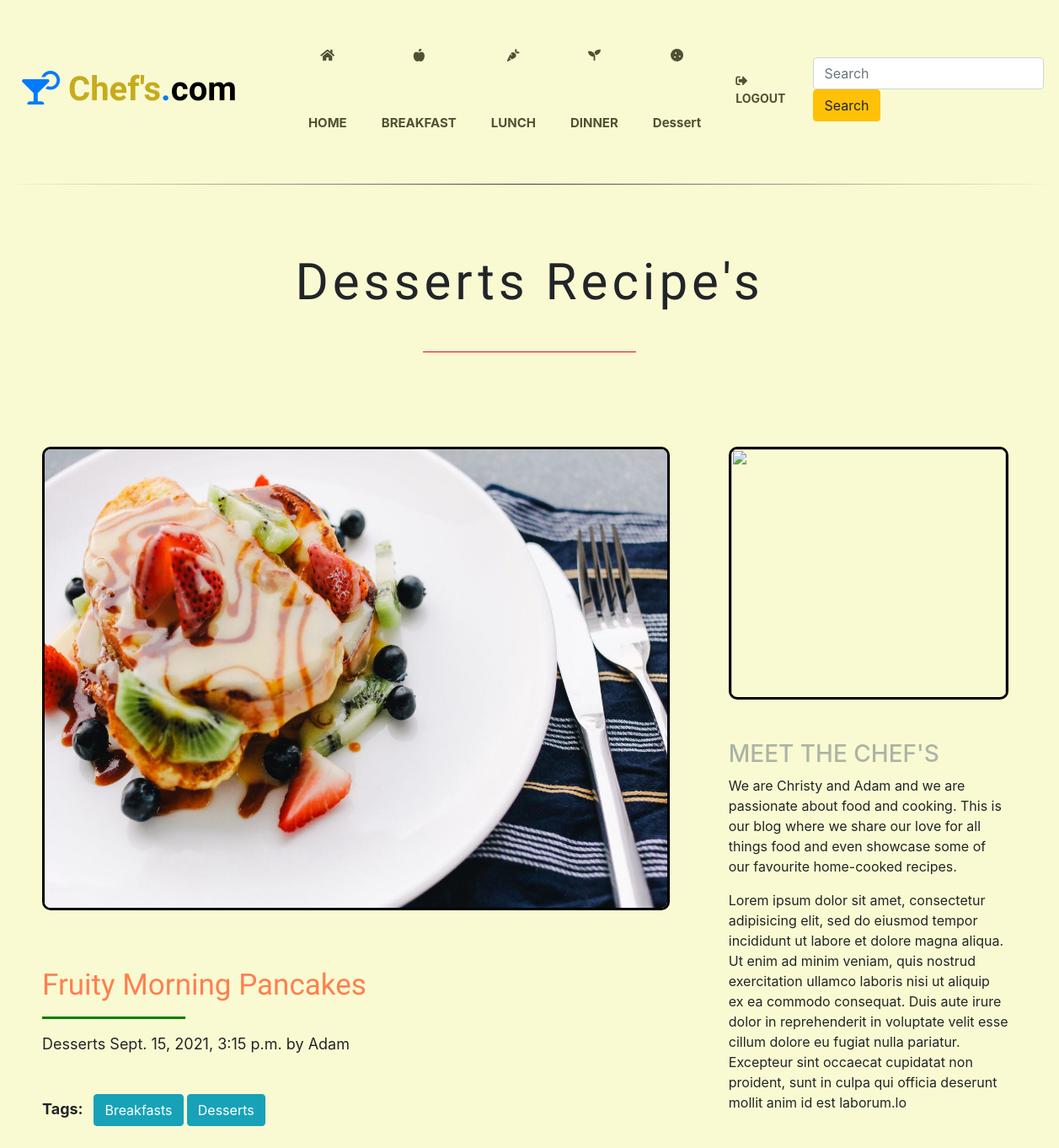
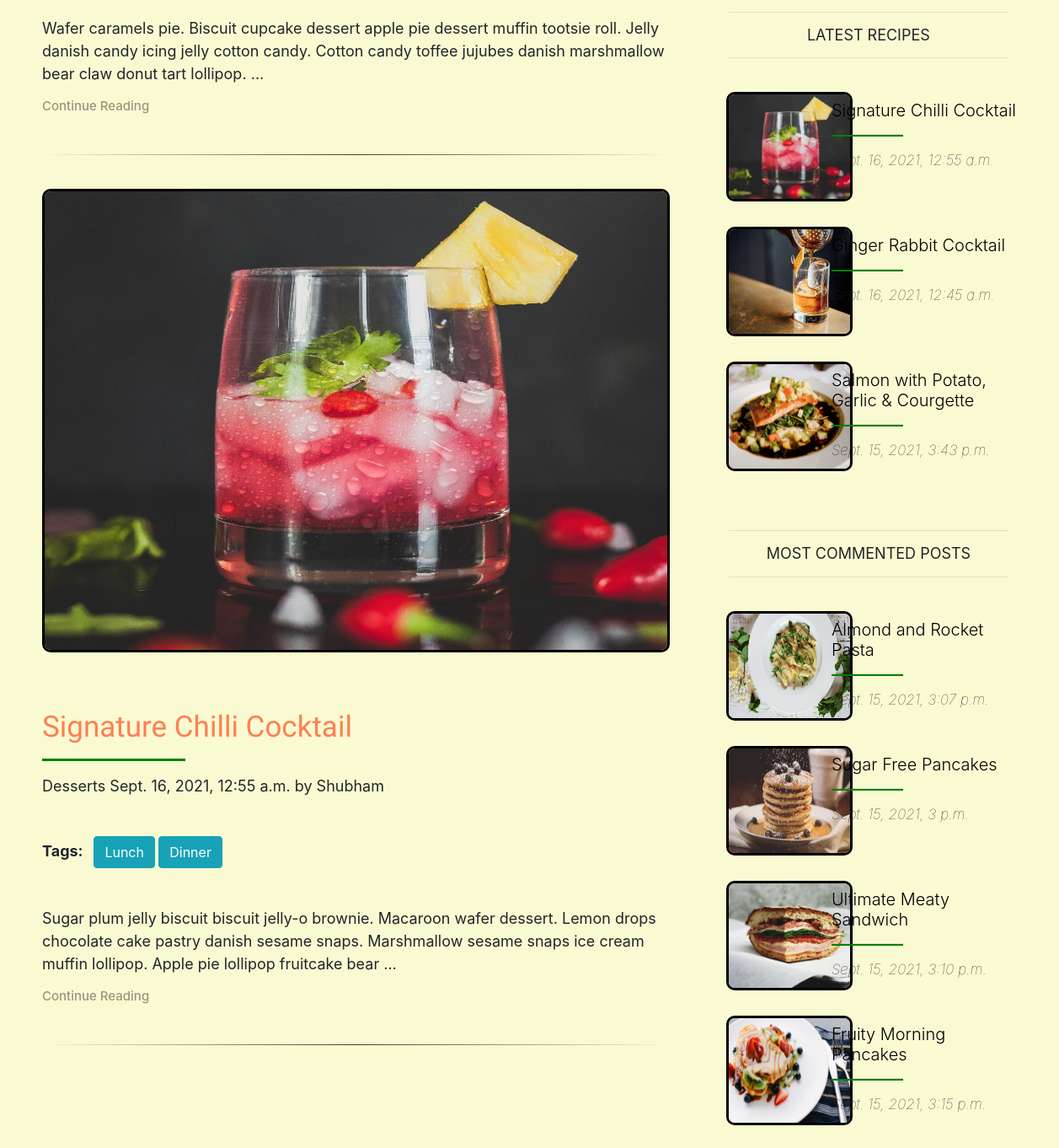
Page /dessert/ on the committed database (2 pictures, top to bottom).
### testApp/models.py (models this page shows, shortened)
class Post(models.Model):
    STATUS_CHOICES = (('draft', 'Draft'), ('published', 'Published'))
    title = models.CharField(max_length=500)
    category = models.CharField(max_length=500)
    slug = models.SlugField(max_length=500, unique_for_date='publish')
    author = models.ForeignKey(User, related_name='blog_post',null=True, on_delete=models.CASCADE)
    user_detail = models.TextField()
    user_image = models.ImageField(upload_to='post_img',max_length=500,default=None,null=True,blank=True)
    body = models.TextField()
    publish = models.DateTimeField(default=timezone.now)
    created = models.DateTimeField(auto_now_add=True)
    updated = models.DateTimeField(auto_now=True)
    status = models.CharField(max_length=10,choices=STATUS_CHOICES,default='draft')
    image = models.ImageField(upload_to='post_img',max_length=500,default=None,null=True,blank=True)
    objects = CustomManager()
    tags = TaggableManager()
    class Meta:
        ordering = [
            'publish',
        ]
    def get_absolute_url(self):
        return reverse('post_detail',args=[self.publish.year,self.publish.strftime('%m'),self.publish.strftime('%d'), self.slug])

### testApp/views.py (the view)
# urls.py: path('dessert/', views.dessert_view),
def dessert_view(request, tag_slug=None):
    post_list = Post.objects.all().filter(category='Desserts')
    tag = None
    if tag_slug:
        tag = get_object_or_404(Tag, slug=tag_slug)
        post_list = post_list.filter(tags__in=[tag])
    paginator = Paginator(post_list, 2)
    page_number = request.GET.get('page')
    try:
        post_list = paginator.page(page_number)
    except PageNotAnInteger:
        post_list = paginator.page(1)
    except EmptyPage:
        post_list = paginator.page(paginator.num_pages)
    return render(request, 'testApp/category.html', {'post_list': post_list, 'tag': tag})

### testApp/models.py (called while the page is built)
    def get_queryset(self):
        return super().get_queryset().filter(status='published')

### testApp/templatetags/blog_tags.py (called while the page is built)
@register.inclusion_tag('testApp/latest_posts.html')
def show_latest_posts(count=3):
    latest_posts = Post.objects.order_by('-publish')[:count]
    return {'latest_posts':latest_posts}

@register.simple_tag()
def get_most_commented_posts(count=4):
    return Post.objects.annotate(total_comments=Count('comments')).order_by('-total_comments')[:count]

### templates/testApp/category.html (shortened to what this page needs)
{% extends 'testApp/base.html'%}
{% load static %}
{% load blog_tags %}
{% block home_block %}
{% for post in post_list %}
{% if forloop.counter == 1 %}
<div class="jumbotron" id='j_detail'>
  <h1>{{post.category}} Recipe's</h1>
  <hr class="hr1">
</div>
{% endif %}
{% endfor %}
{% endblock %}
{% block content_block %}
{% for post in post_list %}
<img class="img1" src="/media/{{post.image}}" alt=""><br><br><br>
<a href="{{ post.get_absolute_url }}" class="anchor">
  <h1 class="display-4">{{post.title}}</h1>
</a>
<hr class="hr2">
<p>{{post.category}} {{post.publish}} by {{post.author|title}}</p>
<p class="tagp">Tags:&nbsp&nbsp{% for tag in post.tags.all %}
  <a id="taga" href="{% url 'tag_view' tag.slug %}" class="btn btn-info">{{tag.name|title}}</a>
  {% endfor %}
</p>
<p>{{post.body|truncatewords:30}}</p>
<a href="{{ post.get_absolute_url }}">
  <h3>Continue Reading</h3>
</a><br>
<hr class="hr3"><br>
{% endfor %}
{% endblock %}
{% block sidebar_block %}
<img class="img2" src="https://images.unsplash.com/photo-1556909114-f6e7ad7d3136?ixid=MnwxMjA3fDB8MHxwaG90by1wYWdlfHx8fGVufDB8fHx8&ixlib=rb-1.2.1&auto=format&fit=crop&w=1050&q=80" alt=""><br><br><br>
<h3>MEET THE CHEF'S</h3>
<p>We are Christy and Adam and we are passionate about food and cooking. This is our blog where we share our love for all things food and even showcase some of our favourite home-cooked recipes.</p>
<p>Lorem ipsum dolor sit amet, consectetur adipisicing elit, sed do eiusmod tempor incididunt ut labore et dolore magna aliqua. Ut enim ad minim veniam, quis nostrud exercitation ullamco laboris nisi ut aliquip ex ea commodo consequat. Duis aute
  irure dolor in reprehenderit in voluptate velit esse cillum dolore eu fugiat nulla pariatur. Excepteur sint occaecat cupidatat non proident, sunt in culpa qui officia deserunt mollit anim id est laborum.lo</p>
<br>
<hr>
<h5 class="lh5">LATEST RECIPES</h5>
<hr><br>
{% show_latest_posts %}<br>
<hr>
<h5 class="lh5">MOST COMMENTED POSTS</h5>
<hr><br>
{% get_most_commented_posts as most_commented_posts %}
{% for post in most_commented_posts %}
<div class="latest">
  <div class="row">
    <div class="col-sm" id="ldiv1">
      <img class="limg" src="/media/{{post.image}}" alt="">
    </div>
    <div class="col-sm" id="ldiv2">
      <a class="latesta" href="{{ post.get_absolute_url }}">
        <h5 class="lh6">{{post.title}}</h5>
        <hr class="lhr">
      </a>
      <p class="lpublish">{{post.publish}}</p>
    </div>
  </div>
</div>
{% endfor %}
{% endblock %}

### templates/testApp/latest_posts.html
{% for post in latest_posts %}
<div class="latest">
  <div class="row">
    <div class="col-sm" id="ldiv1">
      <img class="limg" src="/media/{{post.image}}" alt="">
    </div>
    <div class="col-sm" id="ldiv2">
      <a class="latesta" href="{{ post.get_absolute_url }}">
        <h5 class="lh6">{{post.title}}</h5>
        <hr class="lhr">
      </a>
      <p class="lpublish">{{post.publish}}</p>
    </div>
  </div>
</div>
{%endfor%}

### static/css/foody.css (style rules this page uses)
.content .display-4 { font-size: 35px; }
.content .anchor { color: rgb(176, 22, 22); font-family: 'Carter One', cursive; }
.content h1 { color: coral; font-family: 'Carter One', cursive; }
.col-sm { margin-left: 5px; padding: 50px; height: 400px; font-size: 40px; }
.content p { font-size: 18px; }
.img1 { height: 550px; width: 100%; border: 3px solid black; border-radius: 10px; }
.img2 { height: 300px; width: 100%; padding-right: 0px; border: 3px solid black; border-radius: 10px; }
#j_detail { background-color: lightgoldenrodyellow; }
#j_detail h1 { padding-top: 0px; padding-bottom: 30px; text-align: center; font-family: 'Carter One', cursive; font-size: 60px; letter-spacing: 5px; }
.hr1 { margin-top: 1rem; margin-bottom: 1rem; border: 0; border-top: 1px solid red; margin-left: 470px; margin-right: 470px; }
.hr2 { margin-top: 1rem; margin-bottom: 1rem; border: 0; border-top: 3px solid green; margin-right: 575px; }
.content h3 { color: rgba(0, 0, 0, 0.4); font-size: 15px; }
.hr3 { border: 0; height: 1px; background-image: linear-gradient(to right, rgba(0, 0, 0, 0), rgba(0, 0, 0, 0.75), rgba(0, 0, 0, 0)); }
h3 { color: rgba(158, 167, 159, 0.85); }
#taga { margin-bottom: 30px; margin-top: 30px; }
.tagp { font-weight: bold; }
.limg { height: 130px; width: 150px; border: 3px solid black; border-radius: 10px; }
#ldiv1 { padding: 0px; margin-left: 12px; margin-right: 0px; }
#ldiv2 { padding: 0px; float: left; margin-left: -100px; margin-top: 10px; }
.lh5 { font-weight: 400; font-size: 18px; text-align: center; }
.lh6 { font-weight: 300; }
.lhr { border-bottom: 2px solid green; margin-right: 140px; }
.lpublish { font-size: 17px; font-style: italic; font-weight: lighter; }
.latest { margin-bottom: -250px; }
.latesta { color: black; font-weight: 300; }
h1 { padding-top: 20px; }
.bd { background-color: lightgoldenrodyellow; }

### rows in the picture
Post: category "Desserts", image (picture), title "Fruity Morning Pancakes", publish "Sept. 15, 2021, 3:15 p.m.", author "Adam", body "Wafer caramels pie. Biscuit cupcake dessert apple pie dessert muffin tootsie roll. Jelly danish candy icing jelly cotton candy. Cotton candy toffee jujubes danish marshmallow bear claw donut tart lollipop. …"
Tag: name "Breakfasts"
Tag: name "Desserts"
Post: image (picture), title "Signature Chilli Cocktail", category "Desserts", publish "Sept. 16, 2021, 12:55 a.m.", author "Shubham", body "Sugar plum jelly biscuit biscuit jelly-o brownie. Macaroon wafer dessert. Lemon drops chocolate cake pastry danish sesame snaps. Marshmallow sesame snaps ice cream muffin lollipop. Apple pie lollipop fruitcake bear …"
Tag: name "Lunch"
Tag: name "Dinner"
Post: image (picture), title "Ginger Rabbit Cocktail", publish "Sept. 16, 2021, 12:45 a.m."
Post: image (picture), title "Salmon with Potato, Garlic & Courgette", publish "Sept. 15, 2021, 3:43 p.m."
Post: image (picture), title "Almond and Rocket Pasta", publish "Sept. 15, 2021, 3:07 p.m."
Post: image (picture), title "Sugar Free Pancakes", publish "Sept. 15, 2021, 3 p.m."
Post: image (picture), title "Ultimate Meaty Sandwich", publish "Sept. 15, 2021, 3:10 p.m."
